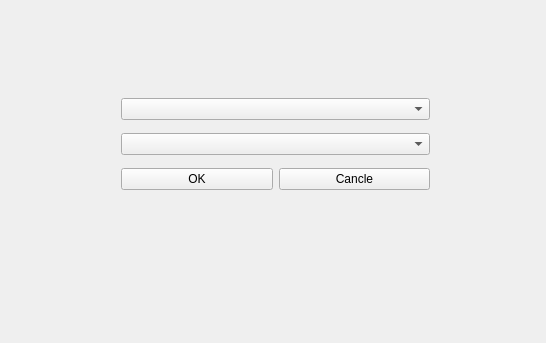
<?xml version="1.0" encoding="UTF-8"?>
<ui version="4.0">
 <class>LabelControlClass</class>
 <widget class="QWidget" name="LabelControlClass">
  <property name="geometry">
   <rect>
    <x>0</x>
    <y>0</y>
    <width>546</width>
    <height>343</height>
   </rect>
  </property>
  <property name="windowTitle">
   <string>LabelControl</string>
  </property>
  <widget class="QWidget" name="">
   <property name="geometry">
    <rect>
     <x>110</x>
     <y>80</y>
     <width>331</width>
     <height>131</height>
    </rect>
   </property>
   <layout class="QGridLayout" name="gridLayout">
    <item row="0" column="0" colspan="2">
     <widget class="QComboBox" name="comboBox_show"/>
    </item>
    <item row="1" column="0" colspan="2">
     <widget class="QComboBox" name="comboBox_items"/>
    </item>
    <item row="2" column="0">
     <widget class="QPushButton" name="btnOk">
      <property name="text">
       <string>OK</string>
      </property>
     </widget>
    </item>
    <item row="2" column="1">
     <widget class="QPushButton" name="btnCancle">
      <property name="text">
       <string>Cancle</string>
      </property>
     </widget>
    </item>
   </layout>
  </widget>
 </widget>
 <layoutdefault spacing="6" margin="11"/>
 <resources/>
 <connections/>
</ui>
